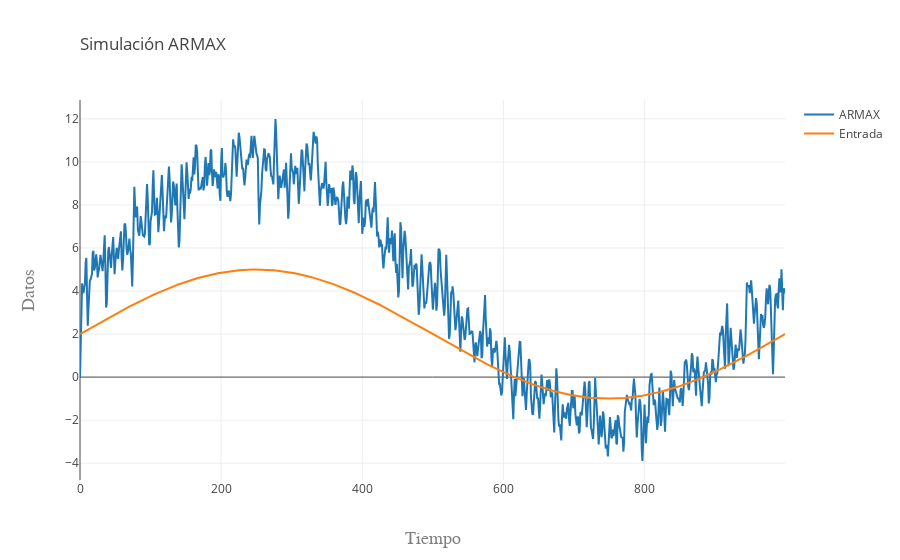

Notebook source saved alongside this figure:
### Code cell
trace1 = go.Scatter(
    y = X.T[0],
    x = np.arange(nobs),
    name = 'ARMAX'
)


trace3 = go.Scatter(
    y = u1,
    x = np.arange(nobs),
    name = 'Entrada'
)

layout = go.Layout(
    title=go.layout.Title(
        text='Simulación ARMAX',
        xref='paper',
        x=0
    ),
    xaxis=go.layout.XAxis(
        title=go.layout.xaxis.Title(
            text='Tiempo',
            font=dict(
                family='Courier New, monospace',
                size=18,
                color='#7f7f7f'
            )
        )
    ),
    yaxis=go.layout.YAxis(
        title=go.layout.yaxis.Title(
            text='Datos',
            font=dict(
                family='Courier New, monospace',
                size=18,
                color='#7f7f7f'
            )
        )
    )
)

data = [trace1, trace3]
fig = go.Figure(data=data, layout=layout)
py.iplot(fig,filename='RLS')

### Figure 1 — Plotly figure (JSON) as saved in the notebook; plotly's stock layout.template omitted (floating-point values rounded to 4 significant figures; data arrays with more than 128 entries replaced by an {"elided": "..."} marker saying what was removed)
{"data": [{"name": "ARMAX", "type": "scatter", "uid": "bcac491b-5895-4b61-b5eb-bdb4c2a0c208", "x": {"elided": "1000 int values"}, "y": {"elided": "1000 float values"}}, {"name": "Entrada", "type": "scatter", "uid": "2b2140d0-fdf4-4ddf-b8c5-9e6f0cad8b0d", "x": {"elided": "1000 int values"}, "y": {"elided": "1000 float values"}}], "layout": {"autosize": true, "title": {"text": "Simulación ARMAX", "x": 0, "xref": "paper"}, "xaxis": {"autorange": true, "range": [0, 999], "title": {"font": {"color": "#7f7f7f", "family": "Courier New, monospace", "size": 18}, "text": "Tiempo"}, "type": "linear"}, "yaxis": {"autorange": true, "range": [-4.782, 12.88], "title": {"font": {"color": "#7f7f7f", "family": "Courier New, monospace", "size": 18}, "text": "Datos"}, "type": "linear"}}}
